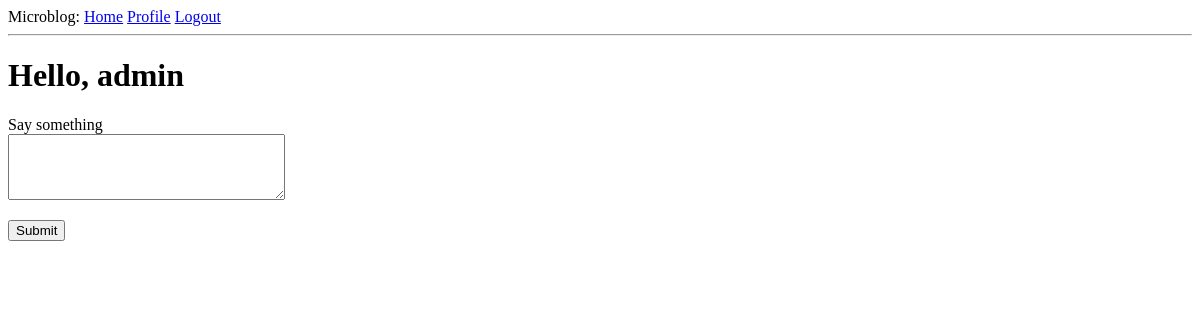
The page /index (signed in) on the database as committed earlier.
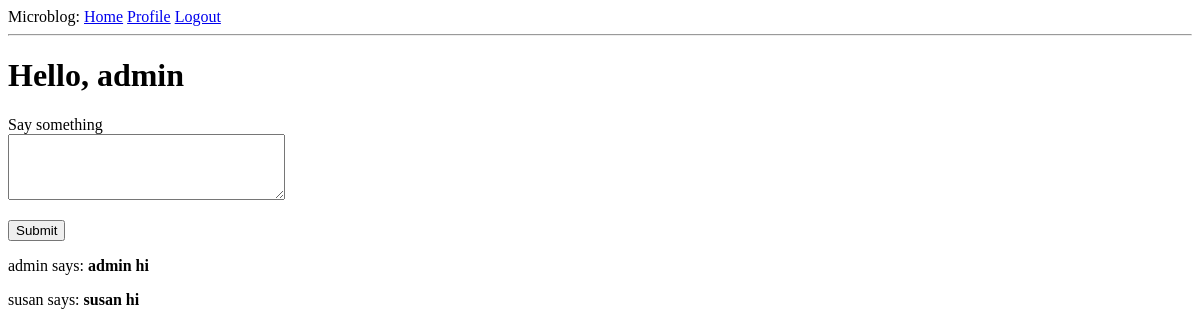
The same page on the database as committed later.
### app/models.py (models this page shows, shortened)
class Post(db.Model):
    id: so.Mapped[int] = so.mapped_column(primary_key=True)
    body: so.Mapped[str] = so.mapped_column(sa.String(140))
    timestamp: so.Mapped[datetime] = so.mapped_column(
        index=True, default=lambda: datetime.now(timezone.utc)
    )
    user_id: so.Mapped[int] = so.mapped_column(sa.ForeignKey(User.id),index=True)
    author: so.Mapped[User] = so.relationship(back_populates='posts')

class User(UserMixin, db.Model):
    id: so.Mapped[int] = so.mapped_column(primary_key=True)
    username: so.Mapped[str] = so.mapped_column(sa.String(64), index=True,unique=True)
    email: so.Mapped[str] = so.mapped_column(sa.String(120), index=True, unique=True)
    password_hash: so.Mapped[Optional[str]] = so.mapped_column(sa.String(256))
    about_me: so.Mapped[Optional[str]] = so.mapped_column(sa.String(140))
    last_seen: so.Mapped[Optional[datetime]] = so.mapped_column(
        default=lambda:datetime.now(timezone.utc)
    )
    posts: so.WriteOnlyMapped['Post'] = so.relationship(back_populates='author')
    following: so.WriteOnlyMapped['User'] = so.relationship(
        secondary=followers, primaryjoin=(followers.c.follower_id == id),
        secondaryjoin=(followers.c.followed_id == id),
        back_populates='followers'
    )
    followers: so.WriteOnlyMapped['User'] = so.relationship(
        secondary=followers, primaryjoin=(followers.c.followed_id == id),
        secondaryjoin=(followers.c.follower_id == id),
        back_populates='following'
    )
    def following_posts(self):
        Author = so.aliased(User)
        Follower = so.aliased(User)
        return (
            sa.select(Post)
            .join(Post.author.of_type(Author))
            .join(Author.followers.of_type(Follower), isouter=True)
            .where(sa.or_(
                Follower.id == self.id,
                Author.id == self.id,
            ))
            .group_by(Post)
            .order_by(Post.timestamp.desc())
        )

### app/routes.py (the view)
@app.route('/', methods=['GET', 'POST'])
@app.route('/index', methods=['GET', 'POST'])
@login_required
def index():
    form = PostForm()
    if form.validate_on_submit():
        post = Post(body=form.post.data, author=current_user)
        db.session.add(post)
        db.session.commit()
        flash('Your post is now live!')
        return redirect(url_for('index'))
    posts = db.session.scalars(current_user.following_posts()).all()
    return render_template('index.html', title='Home Page', form=form, posts=posts)

### app/forms.py
class PostForm(FlaskForm):
    post = TextAreaField('Say something', validators=[DataRequired(), Length(min=1, max=140)])
    submit = SubmitField('Submit')

### app/models.py (called while the page is built)
@login.user_loader
def load_user(id):
    return db.session.get(User, int(id))

### app/routes.py (called while the page is built)
@app.before_request
def before_request():
    if current_user.is_authenticated:
        current_user.last_seen = datetime.now(timezone.utc)
        db.session.commit()

### app/templates/index.html (shortened to what this page needs)
{% extends "base.html" %}
{% block content %}
    <h1>Hello, {{ current_user.username }}</h1>
    <form action="" method="post">
        <p>
            {{ form.post.label }}<br>
            {{ form.post(cols=32, rows=4) }}<br>
        </p>
        <p>{{ form.submit() }}</p>
    </form>
    {% for post in posts %}
        <div><p>{{ post.author.username }} says: <b>{{ post.body }}</b></p></div>
    {% endfor %}
{% endblock %}

Rows that differ between the two databases and show on the page:
added Post: author.username "admin", body "admin hi"
added Post: author.username "susan", body "susan hi"
